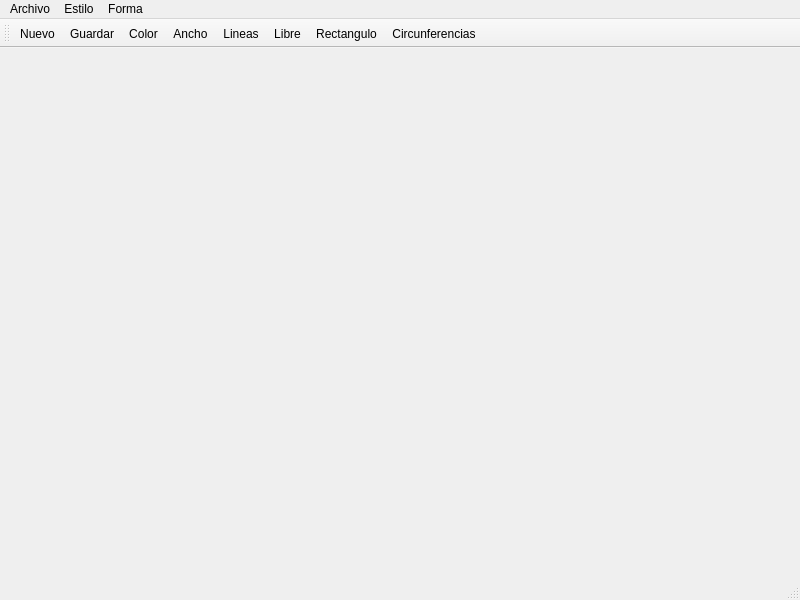
<?xml version="1.0" encoding="UTF-8"?>
<ui version="4.0">
 <class>Principal</class>
 <widget class="QMainWindow" name="Principal">
  <property name="geometry">
   <rect>
    <x>0</x>
    <y>0</y>
    <width>800</width>
    <height>600</height>
   </rect>
  </property>
  <property name="cursor">
   <cursorShape>CrossCursor</cursorShape>
  </property>
  <property name="windowTitle">
   <string>MiPaint</string>
  </property>
  <property name="windowIcon">
   <iconset resource="Icons.qrc">
    <normaloff>:/ICONS/VentanaPaint.png</normaloff>:/ICONS/VentanaPaint.png</iconset>
  </property>
  <widget class="QWidget" name="centralwidget"/>
  <widget class="QMenuBar" name="menubar">
   <property name="geometry">
    <rect>
     <x>0</x>
     <y>0</y>
     <width>800</width>
     <height>26</height>
    </rect>
   </property>
   <widget class="QMenu" name="menuArchivo">
    <property name="title">
     <string>Archivo</string>
    </property>
    <addaction name="actionNuevo"/>
    <addaction name="actionGuardar"/>
    <addaction name="separator"/>
    <addaction name="actionSalir"/>
   </widget>
   <widget class="QMenu" name="menuEstilo">
    <property name="title">
     <string>Estilo</string>
    </property>
    <addaction name="actionColor"/>
    <addaction name="actionAncho"/>
   </widget>
   <widget class="QMenu" name="menuForma">
    <property name="title">
     <string>Forma</string>
    </property>
    <addaction name="actionLineas"/>
    <addaction name="actionLibre"/>
    <addaction name="actionRectangulo"/>
    <addaction name="actionCircunferencias"/>
   </widget>
   <addaction name="menuArchivo"/>
   <addaction name="menuEstilo"/>
   <addaction name="menuForma"/>
  </widget>
  <widget class="QStatusBar" name="statusbar"/>
  <widget class="QToolBar" name="toolBar">
   <property name="windowTitle">
    <string>toolBar</string>
   </property>
   <attribute name="toolBarArea">
    <enum>TopToolBarArea</enum>
   </attribute>
   <attribute name="toolBarBreak">
    <bool>false</bool>
   </attribute>
   <addaction name="actionNuevo"/>
   <addaction name="actionGuardar"/>
   <addaction name="actionColor"/>
   <addaction name="actionAncho"/>
   <addaction name="actionLineas"/>
   <addaction name="actionLibre"/>
   <addaction name="actionRectangulo"/>
   <addaction name="actionCircunferencias"/>
  </widget>
  <action name="actionNuevo">
   <property name="icon">
    <iconset resource="Icons.qrc">
     <normaloff>:/ICONS/New Doc.ico</normaloff>:/ICONS/New Doc.ico</iconset>
   </property>
   <property name="text">
    <string>Nuevo</string>
   </property>
   <property name="shortcut">
    <string>Ctrl+N</string>
   </property>
  </action>
  <action name="actionGuardar">
   <property name="icon">
    <iconset resource="Icons.qrc">
     <normaloff>:/ICONS/Save.ico</normaloff>:/ICONS/Save.ico</iconset>
   </property>
   <property name="text">
    <string>Guardar</string>
   </property>
   <property name="shortcut">
    <string>Ctrl+S</string>
   </property>
  </action>
  <action name="actionSalir">
   <property name="icon">
    <iconset resource="Icons.qrc">
     <normaloff>:/ICONS/Stop 2.ico</normaloff>:/ICONS/Stop 2.ico</iconset>
   </property>
   <property name="text">
    <string>Salir</string>
   </property>
   <property name="shortcut">
    <string>Ctrl+Q</string>
   </property>
  </action>
  <action name="actionColor">
   <property name="icon">
    <iconset resource="Icons.qrc">
     <normaloff>:/ICONS/paint.png</normaloff>:/ICONS/paint.png</iconset>
   </property>
   <property name="text">
    <string>Color</string>
   </property>
   <property name="shortcut">
    <string>Ctrl+Shift+C</string>
   </property>
  </action>
  <action name="actionAncho">
   <property name="icon">
    <iconset resource="Icons.qrc">
     <normaloff>:/ICONS/width.png</normaloff>:/ICONS/width.png</iconset>
   </property>
   <property name="text">
    <string>Ancho</string>
   </property>
   <property name="shortcut">
    <string>Ctrl+Shift+A</string>
   </property>
  </action>
  <action name="actionLineas">
   <property name="checkable">
    <bool>true</bool>
   </property>
   <property name="icon">
    <iconset resource="Icons.qrc">
     <normaloff>:/ICONS/line.png</normaloff>:/ICONS/line.png</iconset>
   </property>
   <property name="text">
    <string>Lineas</string>
   </property>
  </action>
  <action name="actionLibre">
   <property name="checkable">
    <bool>true</bool>
   </property>
   <property name="icon">
    <iconset resource="Icons.qrc">
     <normaloff>:/ICONS/pencil.png</normaloff>:/ICONS/pencil.png</iconset>
   </property>
   <property name="text">
    <string>Libre</string>
   </property>
  </action>
  <action name="actionRectangulo">
   <property name="checkable">
    <bool>true</bool>
   </property>
   <property name="icon">
    <iconset resource="Icons.qrc">
     <normaloff>:/ICONS/rectangle.png</normaloff>:/ICONS/rectangle.png</iconset>
   </property>
   <property name="text">
    <string>Rectangulo</string>
   </property>
   <property name="toolTip">
    <string>Rectangulo</string>
   </property>
  </action>
  <action name="actionCircunferencias">
   <property name="checkable">
    <bool>true</bool>
   </property>
   <property name="icon">
    <iconset resource="Icons.qrc">
     <normaloff>:/ICONS/oval.png</normaloff>:/ICONS/oval.png</iconset>
   </property>
   <property name="text">
    <string>Circunferencias</string>
   </property>
  </action>
 </widget>
 <resources>
  <include location="Icons.qrc"/>
 </resources>
 <connections/>
</ui>
